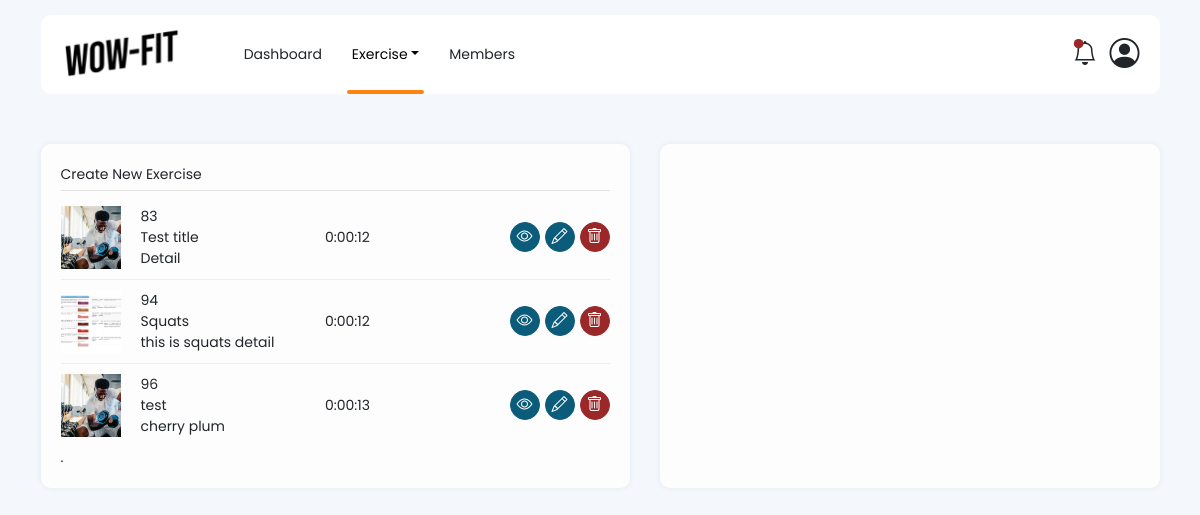
The page /exercise/ on the database its author committed.
### exercise/models.py (models this page shows, shortened)
class Exercise(models.Model):
    name = models.CharField(max_length=200)
    description = models.TextField(max_length=2000, null=True)
    duration = models.DurationField(null=True)
    steps = models.JSONField(null=True)
    image = models.ImageField(upload_to='images', null=True)

### exercise/views.py (the view)
# urls.py: path('', views.ExerciseView.as_view(), name='exercise'),
class ExerciseView(ListView):
    model = Exercise
    context_object_name = 'model'
    template_name = 'exercise.html'
    paginate_by = 5

### templates/exercise.html (shortened to what this page needs)
{% extends 'base.html' %}
{% load static %}
{% block contents %}
    <div class="container">
        {% include '_header.html' %}
        <div class="main">
            <div class="layout-2">
                <div id="exercise-list" class="box">
                    {% include '_exercise-list.html' %}.
                </div>
                <div class="box">
                </div>
            </div>
        </div>
    </div>
{% endblock %}

### templates/_exercise-list.html (shortened to what this page needs)
<div>
    <div class="box-title">Create New Exercise</div>
    {% if model %}
        <div class="list-grid-wrap">
            {% for item in model %}
                <div class="list-grid">
                    <div class="list-img">
                        {% if item.image %}
                        <img src="/media/{{ item.image }}"/>
                        {% endif %}
                    </div>
                    <div>
                        {{ item.id }}
                        <div class="name">{{ item.name }}</div>
                        <div class="detail">{{ item.description }}</div>
                    </div>
                    <div class="v-center">{{ item.duration }}</div>
                    <div class="list-action">
                        <a href="/exercise/detail/{{ item.id }}" class="btn btn-primary btn-circle"><i class="bi
                        bi-eye"></i></a>
                        <a href="#" data-id="{{ item.id }}" data-name="{{ item.name }}" class="btn btn-primary
                        btn-circle" onclick="event.preventDefault(); editAction(this)"><i class="bi
                        bi-pencil"></i></a>
                        <button class="btn btn-danger btn-circle btn-delete" data-id="{{ item.id }}"><i class="bi
                        bi-trash"></i></button>
                    </div>
                </div>
            {% endfor %}
        </div>
    {% endif %}
</div>

### rows shown on the page
Exercise: image (picture), id "83", name "Test title", description "Detail", duration "0:00:12"
Exercise: image (picture), id "94", name "Squats", description "this is squats detail", duration "0:00:12"
Exercise: image (picture), id "96", name "test", description "cherry plum", duration "0:00:13"
